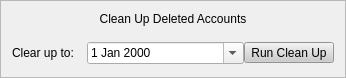
<?xml version="1.0" encoding="UTF-8"?>
<ui version="4.0">
 <class>FileMaint</class>
 <widget class="QFrame" name="FileMaint">
  <property name="windowModality">
   <enum>Qt::ApplicationModal</enum>
  </property>
  <property name="geometry">
   <rect>
    <x>0</x>
    <y>0</y>
    <width>346</width>
    <height>78</height>
   </rect>
  </property>
  <property name="windowTitle">
   <string>File Maintenance</string>
  </property>
  <property name="styleSheet">
   <string notr="true">
QMainWindow#MainWindow{
	
	background-color:rgb(200, 200, 200);
	font: 10pt &quot;Microsoft Tai Le&quot;;
}
QGroupBox{
	font: 75 12pt &quot;Microsoft Tai Le&quot;;
}
QFrame#groupFrame,QFrame#groupFrame_2 {
	
	background-color:rgb(248, 233, 210);
}
QPushButton{
	
	font: 75 10pt &quot;Microsoft Tai Le&quot;;
	color: rgb(202, 161, 56);
	background-color: rgb(11, 56, 97);
}
QToolButton{
	
	background-color: rgb(204, 204, 204);
	font: 75 10pt &quot;Microsoft Tai Le&quot;;
}
QToolButton#prevPage{
	
	font: 75 10pt &quot;Microsoft Tai Le&quot;;
	color: rgb(202, 161, 56);
	background-color: rgb(11, 56, 97);
}
QToolButton#nextPage{
	
	font: 75 10pt &quot;Microsoft Tai Le&quot;;
	color: rgb(202, 161, 56);
	background-color: rgb(11, 56, 97);
}
QIcon{background-color:rga(1,1,1);}</string>
  </property>
  <property name="frameShape">
   <enum>QFrame::StyledPanel</enum>
  </property>
  <property name="frameShadow">
   <enum>QFrame::Raised</enum>
  </property>
  <layout class="QVBoxLayout" name="verticalLayout">
   <item alignment="Qt::AlignTop">
    <widget class="QLabel" name="label">
     <property name="styleSheet">
      <string notr="true">
font: 75 12pt &quot;Microsoft Tai Le&quot;;	</string>
     </property>
     <property name="text">
      <string>Clean Up Deleted Accounts</string>
     </property>
     <property name="alignment">
      <set>Qt::AlignCenter</set>
     </property>
    </widget>
   </item>
   <item>
    <layout class="QFormLayout" name="formLayout">
     <property name="verticalSpacing">
      <number>0</number>
     </property>
     <item row="0" column="0">
      <widget class="QLabel" name="label_2">
       <property name="text">
        <string>Clear up to:  </string>
       </property>
      </widget>
     </item>
     <item row="0" column="1">
      <layout class="QHBoxLayout" name="horizontalLayout" stretch="0,0">
       <property name="spacing">
        <number>0</number>
       </property>
       <property name="leftMargin">
        <number>0</number>
       </property>
       <item>
        <widget class="QDateEdit" name="delDate">
         <property name="sizePolicy">
          <sizepolicy hsizetype="Minimum" vsizetype="Preferred">
           <horstretch>0</horstretch>
           <verstretch>0</verstretch>
          </sizepolicy>
         </property>
         <property name="calendarPopup">
          <bool>true</bool>
         </property>
        </widget>
       </item>
       <item>
        <widget class="QToolButton" name="run">
         <property name="text">
          <string>Run Clean Up</string>
         </property>
        </widget>
       </item>
      </layout>
     </item>
    </layout>
   </item>
  </layout>
 </widget>
 <resources/>
 <connections/>
</ui>
